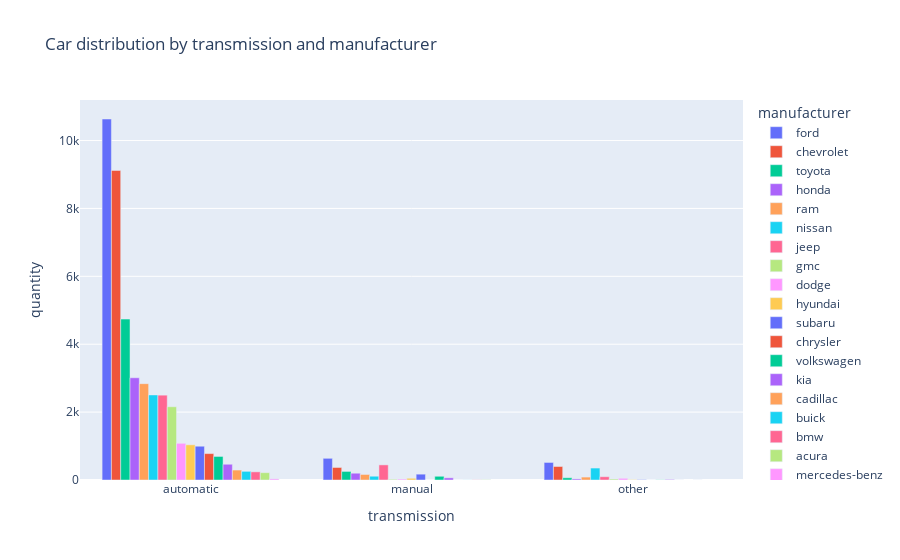

The notebook cell this image was saved under:
### Code cell
# Bar chart 'Car distribution by transmission and manufacturer'
fig = px.bar(grouped_df_by_transmission_count, x='transmission', y='quantity', color='manufacturer', title='Car distribution by transmission and manufacturer', barmode='group')
 
# Show the plot
fig.show()

### Figure 1 — Plotly figure (JSON) as saved in the notebook; plotly's stock layout.template omitted (floating-point values rounded to 4 significant figures)
{"data": [{"alignmentgroup": "True", "hovertemplate": "manufacturer=ford<br>transmission=%{x}<br>quantity=%{y}<extra></extra>", "legendgroup": "ford", "marker": {"color": "#636efa", "pattern": {"shape": ""}}, "name": "ford", "offsetgroup": "ford", "orientation": "v", "showlegend": true, "textposition": "auto", "type": "bar", "x": ["automatic", "manual", "other"], "xaxis": "x", "y": [10634, 639, 517], "yaxis": "y"}, {"alignmentgroup": "True", "hovertemplate": "manufacturer=chevrolet<br>transmission=%{x}<br>quantity=%{y}<extra></extra>", "legendgroup": "chevrolet", "marker": {"color": "#EF553B", "pattern": {"shape": ""}}, "name": "chevrolet", "offsetgroup": "chevrolet", "orientation": "v", "showlegend": true, "textposition": "auto", "type": "bar", "x": ["automatic", "manual", "other"], "xaxis": "x", "y": [9118, 369, 398], "yaxis": "y"}, {"alignmentgroup": "True", "hovertemplate": "manufacturer=toyota<br>transmission=%{x}<br>quantity=%{y}<extra></extra>", "legendgroup": "toyota", "marker": {"color": "#00cc96", "pattern": {"shape": ""}}, "name": "toyota", "offsetgroup": "toyota", "orientation": "v", "showlegend": true, "textposition": "auto", "type": "bar", "x": ["automatic", "manual", "other"], "xaxis": "x", "y": [4740, 253, 66], "yaxis": "y"}, {"alignmentgroup": "True", "hovertemplate": "manufacturer=honda<br>transmission=%{x}<br>quantity=%{y}<extra></extra>", "legendgroup": "honda", "marker": {"color": "#ab63fa", "pattern": {"shape": ""}}, "name": "honda", "offsetgroup": "honda", "orientation": "v", "showlegend": true, "textposition": "auto", "type": "bar", "x": ["automatic", "manual", "other"], "xaxis": "x", "y": [3012, 200, 32], "yaxis": "y"}, {"alignmentgroup": "True", "hovertemplate": "manufacturer=ram<br>transmission=%{x}<br>quantity=%{y}<extra></extra>", "legendgroup": "ram", "marker": {"color": "#FFA15A", "pattern": {"shape": ""}}, "name": "ram", "offsetgroup": "ram", "orientation": "v", "showlegend": true, "textposition": "auto", "type": "bar", "x": ["automatic", "manual", "other"], "xaxis": "x", "y": [2838, 163, 86], "yaxis": "y"}, {"alignmentgroup": "True", "hovertemplate": "manufacturer=nissan<br>transmission=%{x}<br>quantity=%{y}<extra></extra>", "legendgroup": "nissan", "marker": {"color": "#19d3f3", "pattern": {"shape": ""}}, "name": "nissan", "offsetgroup": "nissan", "orientation": "v", "showlegend": true, "textposition": "auto", "type": "bar", "x": ["automatic", "manual", "other"], "xaxis": "x", "y": [2506, 111, 352], "yaxis": "y"}, {"alignmentgroup": "True", "hovertemplate": "manufacturer=jeep<br>transmission=%{x}<br>quantity=%{y}<extra></extra>", "legendgroup": "jeep", "marker": {"color": "#FF6692", "pattern": {"shape": ""}}, "name": "jeep", "offsetgroup": "jeep", "orientation": "v", "showlegend": true, "textposition": "auto", "type": "bar", "x": ["automatic", "manual", "other"], "xaxis": "x", "y": [2499, 445, 97], "yaxis": "y"}, {"alignmentgroup": "True", "hovertemplate": "manufacturer=gmc<br>transmission=%{x}<br>quantity=%{y}<extra></extra>", "legendgroup": "gmc", "marker": {"color": "#B6E880", "pattern": {"shape": ""}}, "name": "gmc", "offsetgroup": "gmc", "orientation": "v", "showlegend": true, "textposition": "auto", "type": "bar", "x": ["automatic", "manual", "other"], "xaxis": "x", "y": [2158, 21, 28], "yaxis": "y"}, {"alignmentgroup": "True", "hovertemplate": "manufacturer=dodge<br>transmission=%{x}<br>quantity=%{y}<extra></extra>", "legendgroup": "dodge", "marker": {"color": "#FF97FF", "pattern": {"shape": ""}}, "name": "dodge", "offsetgroup": "dodge", "orientation": "v", "showlegend": true, "textposition": "auto", "type": "bar", "x": ["automatic", "manual", "other"], "xaxis": "x", "y": [1081, 27, 50], "yaxis": "y"}, {"alignmentgroup": "True", "hovertemplate": "manufacturer=hyundai<br>transmission=%{x}<br>quantity=%{y}<extra></extra>", "legendgroup": "hyundai", "marker": {"color": "#FECB52", "pattern": {"shape": ""}}, "name": "hyundai", "offsetgroup": "hyundai", "orientation": "v", "showlegend": true, "textposition": "auto", "type": "bar", "x": ["automatic", "manual", "other"], "xaxis": "x", "y": [1037, 51, 11], "yaxis": "y"}, {"alignmentgroup": "True", "hovertemplate": "manufacturer=subaru<br>transmission=%{x}<br>quantity=%{y}<extra></extra>", "legendgroup": "subaru", "marker": {"color": "#636efa", "pattern": {"shape": ""}}, "name": "subaru", "offsetgroup": "subaru", "orientation": "v", "showlegend": true, "textposition": "auto", "type": "bar", "x": ["automatic", "manual", "other"], "xaxis": "x", "y": [995, 172, 11], "yaxis": "y"}, {"alignmentgroup": "True", "hovertemplate": "manufacturer=chrysler<br>transmission=%{x}<br>quantity=%{y}<extra></extra>", "legendgroup": "chrysler", "marker": {"color": "#EF553B", "pattern": {"shape": ""}}, "name": "chrysler", "offsetgroup": "chrysler", "orientation": "v", "showlegend": true, "textposition": "auto", "type": "bar", "x": ["automatic", "manual", "other"], "xaxis": "x", "y": [778, 1, 1], "yaxis": "y"}, {"alignmentgroup": "True", "hovertemplate": "manufacturer=volkswagen<br>transmission=%{x}<br>quantity=%{y}<extra></extra>", "legendgroup": "volkswagen", "marker": {"color": "#00cc96", "pattern": {"shape": ""}}, "name": "volkswagen", "offsetgroup": "volkswagen", "orientation": "v", "showlegend": true, "textposition": "auto", "type": "bar", "x": ["automatic", "manual", "other"], "xaxis": "x", "y": [694, 110, 5], "yaxis": "y"}, {"alignmentgroup": "True", "hovertemplate": "manufacturer=kia<br>transmission=%{x}<br>quantity=%{y}<extra></extra>", "legendgroup": "kia", "marker": {"color": "#ab63fa", "pattern": {"shape": ""}}, "name": "kia", "offsetgroup": "kia", "orientation": "v", "showlegend": true, "textposition": "auto", "type": "bar", "x": ["automatic", "manual", "other"], "xaxis": "x", "y": [464, 64, 16], "yaxis": "y"}, {"alignmentgroup": "True", "hovertemplate": "manufacturer=cadillac<br>transmission=%{x}<br>quantity=%{y}<extra></extra>", "legendgroup": "cadillac", "marker": {"color": "#FFA15A", "pattern": {"shape": ""}}, "name": "cadillac", "offsetgroup": "cadillac", "orientation": "v", "showlegend": true, "textposition": "auto", "type": "bar", "x": ["automatic", "manual", "other"], "xaxis": "x", "y": [293, 1, 1], "yaxis": "y"}, {"alignmentgroup": "True", "hovertemplate": "manufacturer=buick<br>transmission=%{x}<br>quantity=%{y}<extra></extra>", "legendgroup": "buick", "marker": {"color": "#19d3f3", "pattern": {"shape": ""}}, "name": "buick", "offsetgroup": "buick", "orientation": "v", "showlegend": true, "textposition": "auto", "type": "bar", "x": ["automatic", "manual"], "xaxis": "x", "y": [255, 2], "yaxis": "y"}, {"alignmentgroup": "True", "hovertemplate": "manufacturer=bmw<br>transmission=%{x}<br>quantity=%{y}<extra></extra>", "legendgroup": "bmw", "marker": {"color": "#FF6692", "pattern": {"shape": ""}}, "name": "bmw", "offsetgroup": "bmw", "orientation": "v", "showlegend": true, "textposition": "auto", "type": "bar", "x": ["automatic", "manual", "other"], "xaxis": "x", "y": [240, 5, 1], "yaxis": "y"}, {"alignmentgroup": "True", "hovertemplate": "manufacturer=acura<br>transmission=%{x}<br>quantity=%{y}<extra></extra>", "legendgroup": "acura", "marker": {"color": "#B6E880", "pattern": {"shape": ""}}, "name": "acura", "offsetgroup": "acura", "orientation": "v", "showlegend": true, "textposition": "auto", "type": "bar", "x": ["automatic", "manual"], "xaxis": "x", "y": [216, 8], "yaxis": "y"}, {"alignmentgroup": "True", "hovertemplate": "manufacturer=mercedes-benz<br>transmission=%{x}<br>quantity=%{y}<extra></extra>", "legendgroup": "mercedes-benz", "marker": {"color": "#FF97FF", "pattern": {"shape": ""}}, "name": "mercedes-benz", "offsetgroup": "mercedes-benz", "orientation": "v", "showlegend": true, "textposition": "auto", "type": "bar", "x": ["automatic"], "xaxis": "x", "y": [34], "yaxis": "y"}], "layout": {"barmode": "group", "legend": {"title": {"text": "manufacturer"}, "tracegroupgap": 0}, "title": {"text": "Car distribution by transmission and manufacturer"}, "xaxis": {"anchor": "y", "domain": [0, 1], "title": {"text": "transmission"}}, "yaxis": {"anchor": "x", "domain": [0, 1], "title": {"text": "quantity"}}}}
